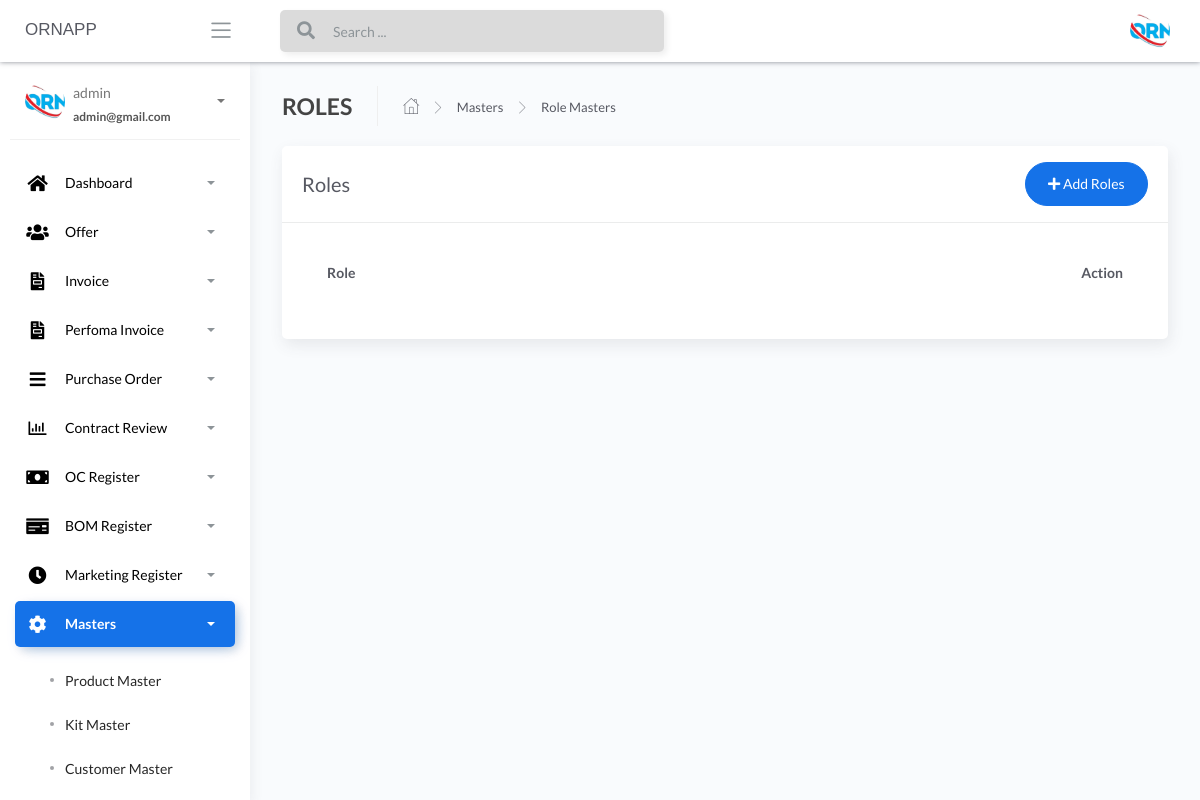
/Role-masters (signed in), run on an earlier commit of the app's database.
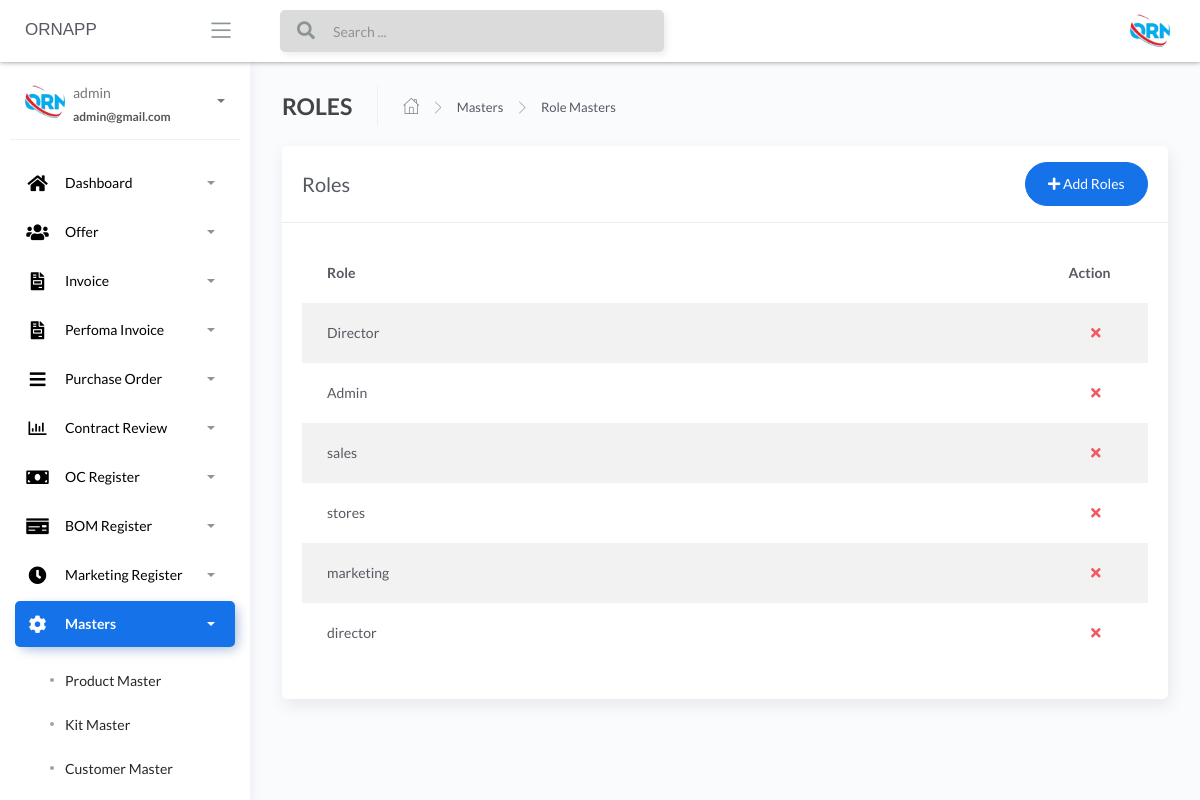
And on a later commit of the database.
### apps/home/models.py (models this page shows, shortened)
class RoleMaster(db.Model):
    __tablename__ = "RoleMaster"
    id = db.Column(db.Integer, primary_key=True)
    role_name = db.Column(db.String())

### apps/home/routes.py (the view, shortened to what this page needs)
@blueprint.route('/Role-masters', methods=['GET', 'POST'])
@login_required
def Role_masters():
    if request.method == 'GET':
        users = RoleMaster.query.all()
        return render_template('home/Role-masters.html', users=users, segment='Role-masters')

### apps/__init__.py (called while the page is built)
def configure_database(app):
    @app.before_first_request
    def initialize_database():
        db.create_all()
    @app.teardown_request
    def shutdown_session(exception=None):
        db.session.remove()

### apps/authentication/models.py (called while the page is built)
@login_manager.user_loader
def user_loader(id):
    return Users.query.filter_by(id=id).first()

### apps/templates/home/Role-masters.html (shortened to what this page needs)
{% extends "layouts/base.html" %}
{% block content %}
	<div class="content">
		<div class="page-inner">
			<div class="page-header">
				<h4 class="page-title">ROLES</h4>
				<ul class="breadcrumbs">
					<li class="nav-home">
						<a href="#">
							<i class="flaticon-home"></i>
						</a>
					</li>
					<li class="separator">
						<i class="flaticon-right-arrow"></i>
					</li>
					<li class="nav-item">
						<a href="#">Masters</a>
					</li>
					<li class="separator">
						<i class="flaticon-right-arrow"></i>
					</li>
					<li class="nav-item">
						<a href="#">Role Masters</a>
					</li>
				</ul>
			</div>
			<div class="row">
				<div class="col-md-12">
					<div class="card">
						<div class="card-header">
							<div class="d-flex align-items-center">
								<h4 class="card-title">Roles</h4>
								<button class="btn btn-primary btn-round ml-auto" data-toggle="modal" data-target="#addRowModal">
									<i class="fa fa-plus"></i>
									Add Roles
								</button>
							</div>
						</div>
						<div class="card-body">
							<div class="table-responsive">
								<table id="add-row" class="display table table-striped table-hover" >
									<thead>
										<tr>
											<th>Role</th>
											<th style="width: 10%">Action</th>
										</tr>
									</thead>
									<tbody>
										{% for user in users %}
											<tr
											{% if loop.index %2==0 %}
											{% else %}
											{% endif %}
											>
											<td>{{user.role_name}}</td>
											<td>
											<div class="form-button-action">
											<span style="font-size: 24px;color:red;">
											<a href="/{{user.id}}/deleterole" type="button" data-toggle="tooltip" title="" class="btn btn-link btn-danger" data-original-title="Remove"> <i class="fas fa-times"></i></a>
											</span>
											</div>
											</td>
										</tr>
									{% endfor %}
									</tbody>
								</table>
							</div>
						</div>
					</div>
				</div>
			</div>
		</div>
	</div>
{% endblock content %}

What changed in the data, as far as the page shows it:
added RoleMaster: role_name "Director"
added RoleMaster: role_name "Admin"
added RoleMaster: role_name "sales"
added RoleMaster: role_name "stores"
added RoleMaster: role_name "marketing"
added RoleMaster: role_name "director"
